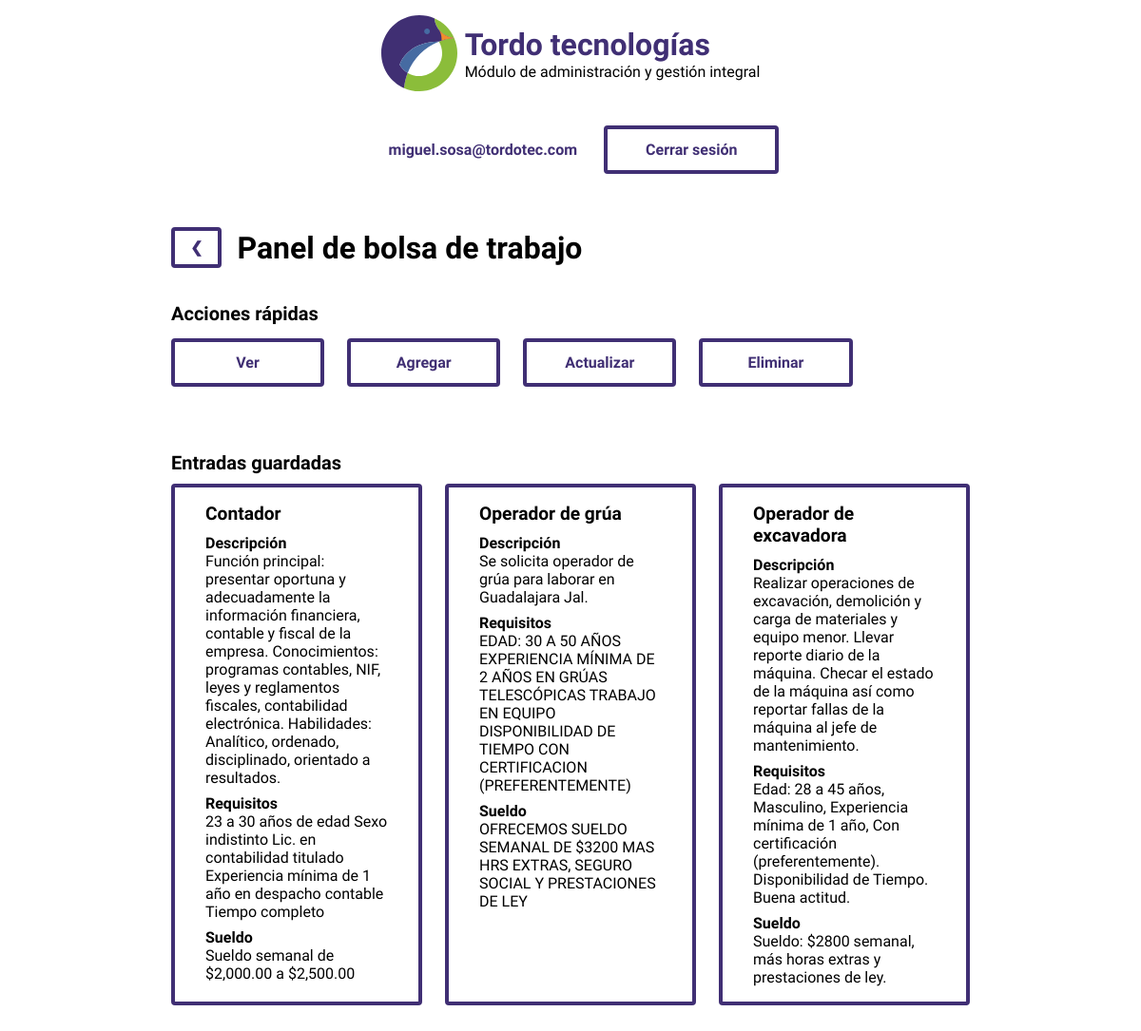
Screenshot of /bolsaDeTrabajo.php (signed in) with the database file from the repository.
### tables this page shows
CREATE TABLE `bolsatrabajo` (
  `id` int(11) NOT NULL,
  `puesto` tinytext NOT NULL,
  `descripcion` longtext NOT NULL,
  `requisitos` longtext NOT NULL,
  `sueldo` longtext NOT NULL
);

### bolsaDeTrabajo.php (the view, shortened to what this page needs)
<!DOCTYPE html>
<html lang="es-MX">
<head>
    <link rel="stylesheet" href="css/panel.css">
</head>
<body>
    <header>
        <div id="navegacion">
            <div class="logotipo">
                <img id="logo" src="img/icons/logo.svg" alt="Logotipo">
                <div>
                    <h1>Tordo tecnologías</h1>
                    <p>Módulo de administración y gestión integral</p>
                </div>
            </div>
            <nav>
                <p id="usuario"><?php echo $_SESSION["correo"];?></p>
                <a href="php/conexion/cerrar.php" class="boton">Cerrar sesión</a>
            </nav>
        </div>
    </header>
    <section id="acciones">
        <div class="migas">
            <a href="inicio.php" class="boton">&#10094;</a>
            <h2>Panel de bolsa de trabajo</h2>
        </div>
        <h3>Acciones rápidas</h3>
        <div class="gridAcciones">
            <a id="ver" class="boton">Ver</a>
            <a id="agregar" class="boton">Agregar</a>
            <a id="editar" class="boton">Actualizar</a>
            <a id="eliminar" class="boton">Eliminar</a>
        </div>
    </section>
    <section id="panelVer">
        <h3>Entradas guardadas</h3>
        <div class="grid">
            <?php
                include("php/conexion/casper.php");
                $leer = "SELECT * FROM bolsatrabajo";
                $query = $conexion->query($leer);
                if ($query == true) {
                    while ($datos = mysqli_fetch_array($query)) {
                        echo <<<END
                        <div class="tarjeta">
                            <div class="tarjetaCuerpo">
                                <p class="tarjetaTitulo">$datos[1]</p>
                                <p class="tarjetaSubtitulo">Descripción</p>
                                <p class="tarjetaTexto">$datos[2]</p>
                                <p class="tarjetaSubtitulo">Requisitos</p>
                                <p class="tarjetaTexto">$datos[3]</p>
                                <p class="tarjetaSubtitulo">Sueldo</p>
                                <p class="tarjetaTexto">$datos[4]</p>
                            </div>
                        </div>
                        END;
                    }
                }
            ?>
        </div>
    </section>
</body>
</html>
<?php
die();
?>

### css/panel.css (style rules this page uses)
:root { --color_oscuro: rgb(64, 47, 116); --color_claro: rgb(70, 107, 162); --color_enfasis: rgb(139, 189, 58); --color_realce: rgb(240, 142, 45); }
* { margin: 0px; padding: 0px; }
body { font-family: 'Didact Gothic', sans-serif; }
nav { display: flex; flex-direction: column; margin: 1em 0em; align-items: center; align-self: center; }
section { padding: 1em 10vw; }
h1 { font-weight: bold; color: var(--color_oscuro); }
h2 { font-size: 2em; margin-bottom: 0.5em; }
h3 { font-size: 1.25em; margin-bottom: 0.5em; }
a { cursor: pointer; text-decoration: none; }
.migas { display: flex; align-items: center; margin-bottom: 2em; }
.migas > h2 { margin: 0; margin-left: 0.5em; }
.migas > .boton { padding: 0.5em 1em; }
.logotipo { padding: 1em; display: flex; flex-flow: column; align-items: center; }
.logotipo > div { text-align: center; }
.boton { width: fit-content; display: block; background: none; padding: 0.75em 1.5em; margin: 0.25em 0em; text-align: center; font-weight: bold; text-decoration: none; border: 0.25em solid var(--color_oscuro); border-radius: 0.25em; color: var(--color_oscuro); transition: 0.3s; }
.grid { width: 100%; display: grid; grid-template-columns: 1fr; grid-template-rows: auto; grid-gap: 1.5em; }
.gridAcciones { display: grid; grid-template-columns: 1fr 1fr; grid-template-rows: auto; grid-gap: 1.5em; }
.gridAcciones > .boton { width: auto; }
.tarjeta { display: flex; flex-direction: column; overflow: hidden; border: 0.25em solid var(--color_oscuro); border-radius: 0.25em; transition: 0.2s; background: white; }
.tarjetaCuerpo { margin: 1em 0em; padding: 0em 2em; }
.tarjetaTitulo { font-size: 1.2em; font-weight: bold; margin-bottom: 0.5em; }
.tarjetaSubtitulo { font-weight: bold; margin-top: 0.5em; }
#usuario { width: fit-content; display: block; background: none; padding: 0.75em 1.5em; margin: 0.25em 0em; text-align: right ; font-weight: bold; text-decoration: none; border: 0.25em solid white; border-radius: 0.25em; color: var(--color_oscuro); }
#navegacion { width: 100%; display: flex; flex-flow: column; align-items: center; }
#logo { width: 5em; margin-right: 0.5em; }
@media screen and (min-width: 720px) { nav { flex-flow: row; } }
@media screen and (min-width: 720px) { section { padding: 1em 10vw; } }
@media screen and (min-width: 720px) { .boton { padding: .75em 2.5em; } }
@media screen and (min-width: 720px) { .grid { grid-template-columns: 1fr 1fr; } }
@media screen and (min-width: 720px) { .logotipo { display: flex; flex-flow: row; } }
@media screen and (min-width: 720px) { .logotipo > div { text-align: left; } }
@media screen and (min-width: 1020px) { section { padding: 2em 15vw; } }
@media screen and (min-width: 1020px) { .grid { grid-template-columns: 1fr 1fr 1fr; } }
@media screen and (min-width: 1020px) { .gridAcciones { display: grid; grid-template-columns: 1fr 1fr 1fr 1fr; grid-template-rows: auto; grid-gap: 1.5em; width: fit-content; } }

### rows the page displays
bolsatrabajo: puesto "Contador", descripcion "Función principal: presentar oportuna y adecuadamente la información financiera, contable y fiscal de la empresa. Conocimientos: programas contables, NIF, leyes y reglamentos fiscales, contabilidad electrónica. Habilidades: Analítico, ordenado, disciplinado, orientado a resultados.", requisitos "23 a 30 años de edad Sexo indistinto Lic. en contabilidad titulado Experiencia mínima de 1 año en despacho contable Tiempo completo", sueldo "Sueldo semanal de $2,000.00 a $2,500.00"
bolsatrabajo: puesto "Operador de grúa", descripcion "Se solicita operador de grúa para laborar en Guadalajara Jal.", requisitos "EDAD: 30 A 50 AÑOS EXPERIENCIA MÍNIMA DE 2 AÑOS EN GRÚAS TELESCÓPICAS TRABAJO EN EQUIPO DISPONIBILIDAD DE TIEMPO CON CERTIFICACION (PREFERENTEMENTE)", sueldo "OFRECEMOS SUELDO SEMANAL DE $3200 MAS HRS EXTRAS, SEGURO SOCIAL Y PRESTACIONES DE LEY"
bolsatrabajo: puesto "Operador de excavadora", descripcion "Realizar operaciones de excavación, demolición y carga de materiales y equipo menor. Llevar reporte diario de la máquina. Checar el estado de la máquina así como reportar fallas de la máquina al jefe de mantenimiento.", requisitos "Edad: 28 a 45 años, Masculino, Experiencia mínima de 1 año, Con certificación (preferentemente). Disponibilidad de Tiempo. Buena actitud.", sueldo "Sueldo: $2800 semanal, más horas extras y prestaciones de ley."

### other values shown
$_SESSION["correo"] "miguel.sosa@tordotec.com"
